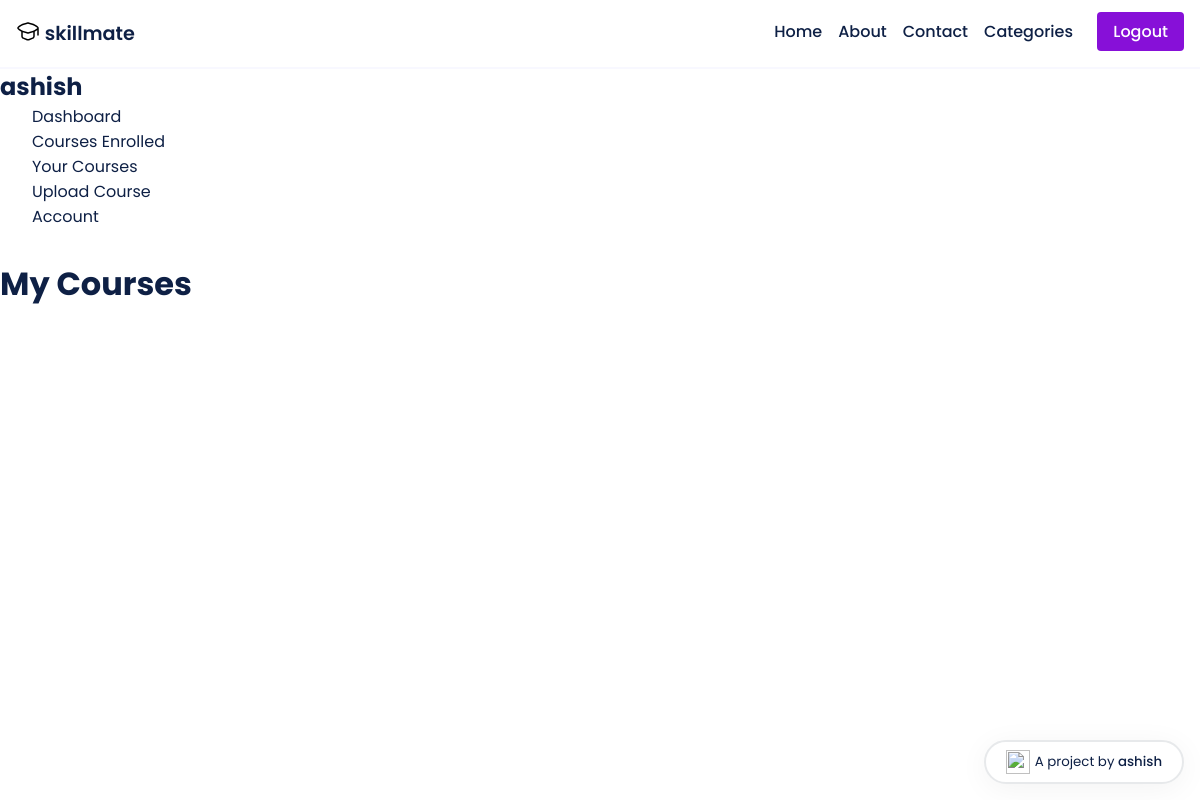
/dashboard/courses-uploaded/ (signed in), run on an earlier commit of the app's database.
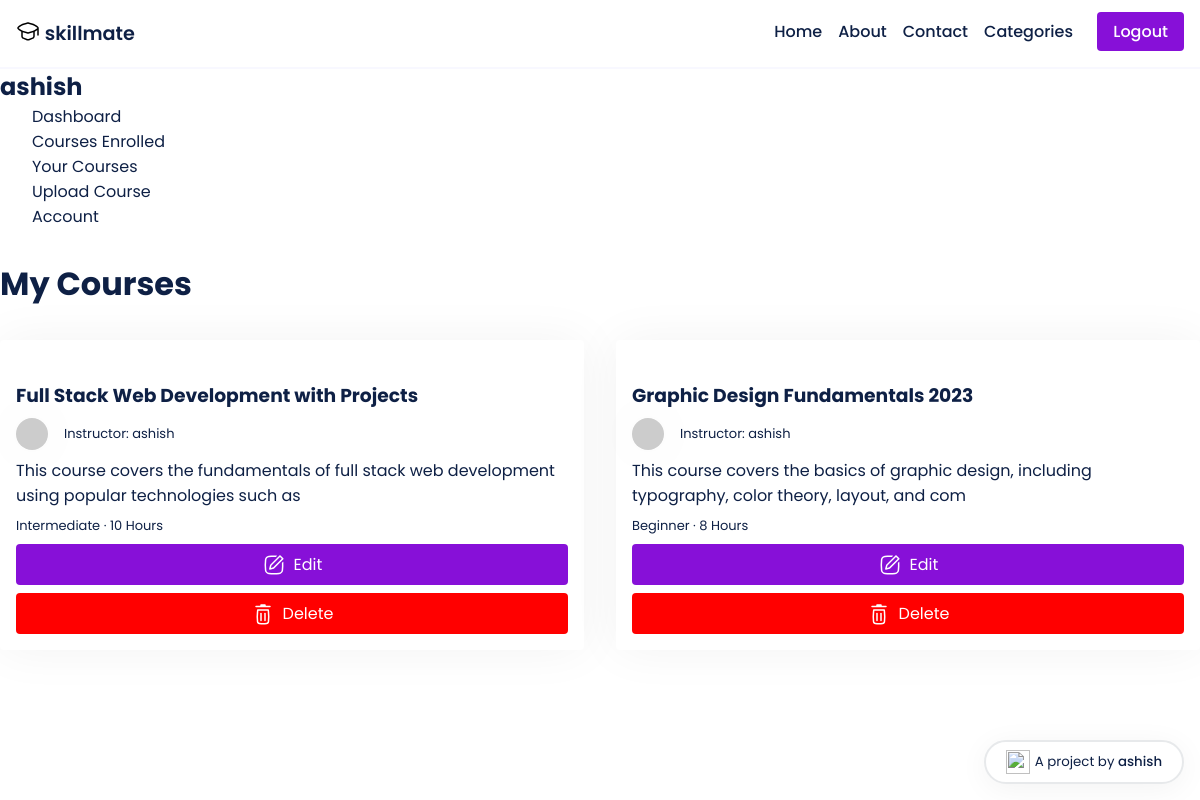
And on a later commit of the database.
### main/models.py (models this page shows, shortened)
class Course(models.Model):
    LEVEL_CHOICES = [
        ('Beginner', 'Beginner'),
        ('Intermediate', 'Intermediate'),
        ('Advanced', 'Advanced')
    ]
    id = models.AutoField(primary_key=True)
    title = models.CharField(max_length=255)
    slug = models.SlugField(unique=True)
    description = models.TextField()
    thumbnail = CloudinaryField('thumbnail')
    featured_video = CloudinaryField('featured_video')
    instructor = models.ForeignKey(User, on_delete=models.CASCADE, related_name='courses', default=None)
    created_at = models.DateTimeField(auto_now_add=True)
    updated_at = models.DateTimeField(auto_now=True)
    level = models.CharField(max_length=20, choices=LEVEL_CHOICES, default='Beginner')
    duration = models.CharField(max_length=10, default='0')
    category = models.CharField(max_length=255, default="uncategorized")
    price = models.DecimalField(max_digits=8, decimal_places=2, default=0.00)
    discount = models.DecimalField(max_digits=5, decimal_places=2, default=0.00)
    requirements = models.TextField(help_text='Enter the requirements for the course, separated by a comma.', default='')
    content = models.TextField(help_text='Enter the course content, separated by a comma.', default='')
    lesson_title = models.CharField(max_length=255, default='Lesson')
    lesson_video = CloudinaryField('lesson_video', null=True)
    students = models.ManyToManyField(User, related_name='enrolled_courses', blank=True)

### main/views.py (the view)
# urls.py: path('dashboard/courses-uploaded/', views.courses_uploaded, name='courses-uploaded'),
def courses_uploaded(request):
    courses = Course.objects.filter(instructor=request.user)
    return render(request, 'dashboard/courses-uploaded.html', {'courses': courses})

### templates/dashboard/courses-uploaded.html (shortened to what this page needs)
{% extends 'dashboard-base.html' %}
{% load static %}
{% load account %}
{% block content %}
<h1>My Courses</h1>
<div style='margin-bottom: -1rem;' class="courses">
    {% for course in courses %}
    <div class="course">
        <div class="course-thumbnail">
        </div>
        <div class="course-details">
            <a href="{% url 'course_details' instructor=course.instructor slug=course.slug %}"><h3>{{ course.title|slice:":80" }}</h3></a>
            <p style="display: inline-flex; column-gap: 1rem; justify-content: center; align-items: center;" class="instructor">
                <img class="instructor-img" src="https://api.dicebear.com/5.x/shapes/svg?seed={{ course.instructor }}">
                Instructor: {{ course.instructor }}
            </p>
            <p class="course-desc">{{ course.description|slice:":100" }}</p>
            <p class="course-lvl-time">
                {{ course.level }} &middot; {{ course.duration }} Hours
            </p>
            <a style='display: flex; column-gap: .5rem; justify-content: center; align-items: center;' href="/dashboard/{{course.slug}}/course-edit" class="btn enroll-btn">
                Edit
            </a>
            <a style='display: flex; column-gap: .5rem; justify-content: center; align-items: center; margin-top: .5rem; background-color: red' href="/dashboard/{{course.slug}}/delete" class="btn enroll-btn">
                Delete
            </a>
        </div>
    </div>
    {% endfor %}
</div>
{% endblock content %}

What changed in the data, as far as the page shows it:
added Course: title "Full Stack Web Development with Projects", instructor "ashish", description "This course covers the fundamentals of full stack web development using popular technologies such as", level "Intermediate", duration "10"
added Course: title "Graphic Design Fundamentals 2023", instructor "ashish", description "This course covers the basics of graphic design, including typography, color theory, layout, and com", level "Beginner", duration "8"
